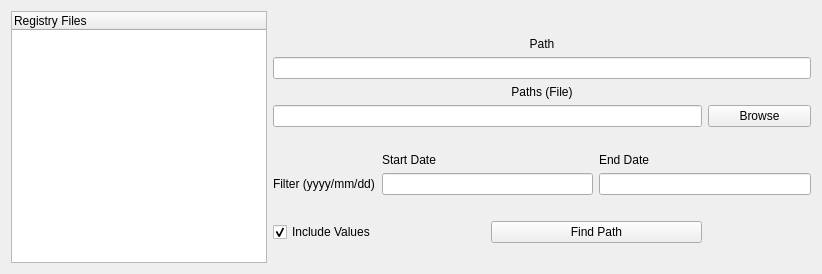
          <widget class="QWidget" name="pathAnalysisTab">
           <attribute name="title">
            <string>Path Analysis</string>
           </attribute>
           <layout class="QGridLayout" name="gridLayout_25">
            <item row="0" column="0">
             <layout class="QGridLayout" name="gridLayout_24">
              <item row="0" column="0" rowspan="3">
               <widget class="QTreeWidget" name="pathAnalysisTreeWidget">
                <property name="selectionMode">
                 <enum>QAbstractItemView::ExtendedSelection</enum>
                </property>
                <column>
                 <property name="text">
                  <string>Registry Files</string>
                 </property>
                </column>
               </widget>
              </item>
              <item row="0" column="1">
               <spacer name="horizontalSpacer_19">
                <property name="orientation">
                 <enum>Qt::Horizontal</enum>
                </property>
                <property name="sizeHint" stdset="0">
                 <size>
                  <width>538</width>
                  <height>20</height>
                 </size>
                </property>
               </spacer>
              </item>
              <item row="1" column="1">
               <layout class="QGridLayout" name="gridLayout_23">
                <item row="0" column="0" colspan="5">
                 <widget class="QLabel" name="label_17">
                  <property name="text">
                   <string>Path</string>
                  </property>
                  <property name="alignment">
                   <set>Qt::AlignCenter</set>
                  </property>
                 </widget>
                </item>
                <item row="1" column="0" colspan="5">
                 <widget class="QLineEdit" name="pathLineEdit"/>
                </item>
                <item row="2" column="0" colspan="5">
                 <widget class="QLabel" name="label_22">
                  <property name="text">
                   <string>Paths (File)</string>
                  </property>
                  <property name="alignment">
                   <set>Qt::AlignCenter</set>
                  </property>
                 </widget>
                </item>
                <item row="3" column="0" colspan="4">
                 <widget class="QLineEdit" name="pathTermsLineEdit">
                  <property name="text">
                   <string/>
                  </property>
                 </widget>
                </item>
                <item row="3" column="4">
                 <widget class="QPushButton" name="pathTermsPushButton">
                  <property name="text">
                   <string>Browse</string>
                  </property>
                 </widget>
                </item>
                <item row="5" column="1" colspan="2">
                 <widget class="QLabel" name="label_19">
                  <property name="text">
                   <string>Start Date</string>
                  </property>
                  <property name="alignment">
                   <set>Qt::AlignLeading|Qt::AlignLeft|Qt::AlignVCenter</set>
                  </property>
                 </widget>
                </item>
                <item row="5" column="3" colspan="2">
                 <widget class="QLabel" name="label_21">
                  <property name="text">
                   <string>End Date</string>
                  </property>
                  <property name="alignment">
                   <set>Qt::AlignLeading|Qt::AlignLeft|Qt::AlignVCenter</set>
                  </property>
                 </widget>
                </item>
                <item row="6" column="0">
                 <widget class="QLabel" name="label_20">
                  <property name="text">
                   <string>Filter (yyyy/mm/dd)</string>
                  </property>
                 </widget>
                </item>
                <item row="6" column="1" colspan="2">
                 <widget class="QLineEdit" name="pathStartDateLineEdit"/>
                </item>
                <item row="6" column="3" colspan="2">
                 <widget class="QLineEdit" name="pathEndDateLlineEdit"/>
                </item>
                <item row="8" column="0" colspan="2">
                 <widget class="QCheckBox" name="pathValuesCheckBox">
                  <property name="text">
                   <string>Include Values</string>
                  </property>
                  <property name="checked">
                   <bool>true</bool>
                  </property>
                 </widget>
                </item>
                <item row="8" column="2" colspan="2">
                 <widget class="QPushButton" name="pathPushButton">
                  <property name="text">
                   <string>Find Path</string>
                  </property>
                 </widget>
                </item>
                <item row="7" column="0" colspan="5">
                 <spacer name="horizontalSpacer_17">
                  <property name="orientation">
                   <enum>Qt::Horizontal</enum>
                  </property>
                  <property name="sizeHint" stdset="0">
                   <size>
                    <width>40</width>
                    <height>20</height>
                   </size>
                  </property>
                 </spacer>
                </item>
                <item row="4" column="0" colspan="5">
                 <spacer name="horizontalSpacer_18">
                  <property name="orientation">
                   <enum>Qt::Horizontal</enum>
                  </property>
                  <property name="sizeHint" stdset="0">
                   <size>
                    <width>40</width>
                    <height>20</height>
                   </size>
                  </property>
                 </spacer>
                </item>
               </layout>
              </item>
              <item row="2" column="1">
               <spacer name="horizontalSpacer_20">
                <property name="orientation">
                 <enum>Qt::Horizontal</enum>
                </property>
                <property name="sizeHint" stdset="0">
                 <size>
                  <width>538</width>
                  <height>20</height>
                 </size>
                </property>
               </spacer>
              </item>
             </layout>
            </item>
           </layout>
          </widget>
